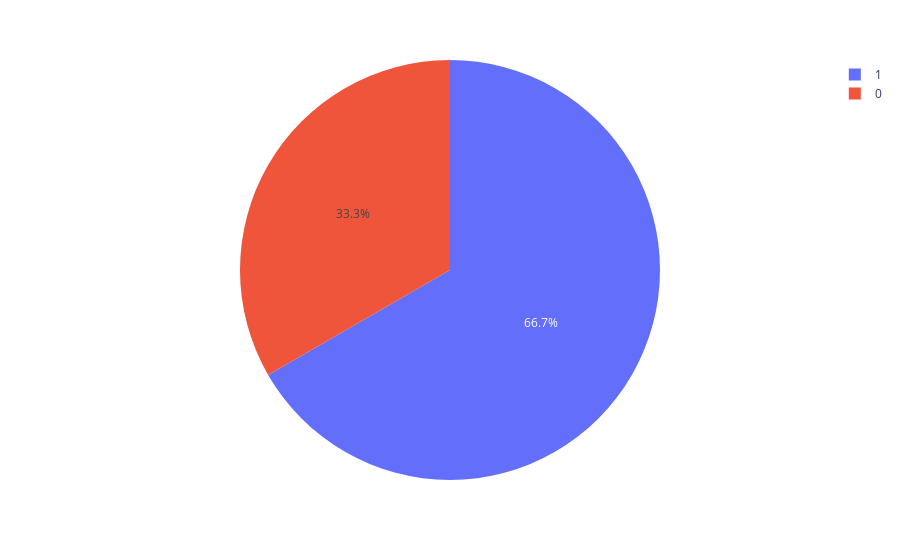

Notebook cell for this chart:
### Code cell
fig = px.pie(df_AllMonthly_Price,"is-gain")
fig.show()

### Figure 1 — Plotly figure (JSON) as saved in the notebook; plotly's stock layout.template omitted (floating-point values rounded to 4 significant figures)
{"data": [{"domain": {"x": [0, 1], "y": [0, 1]}, "hovertemplate": "is-gain=%{label}<extra></extra>", "labels": [1, 1, 1, 1, 1, 1, 1, 1, 1, 1, 0, 0, 0, 0, 0], "legendgroup": "", "name": "", "showlegend": true, "type": "pie"}], "layout": {"autosize": true, "legend": {"tracegroupgap": 0}, "margin": {"t": 60}}}
